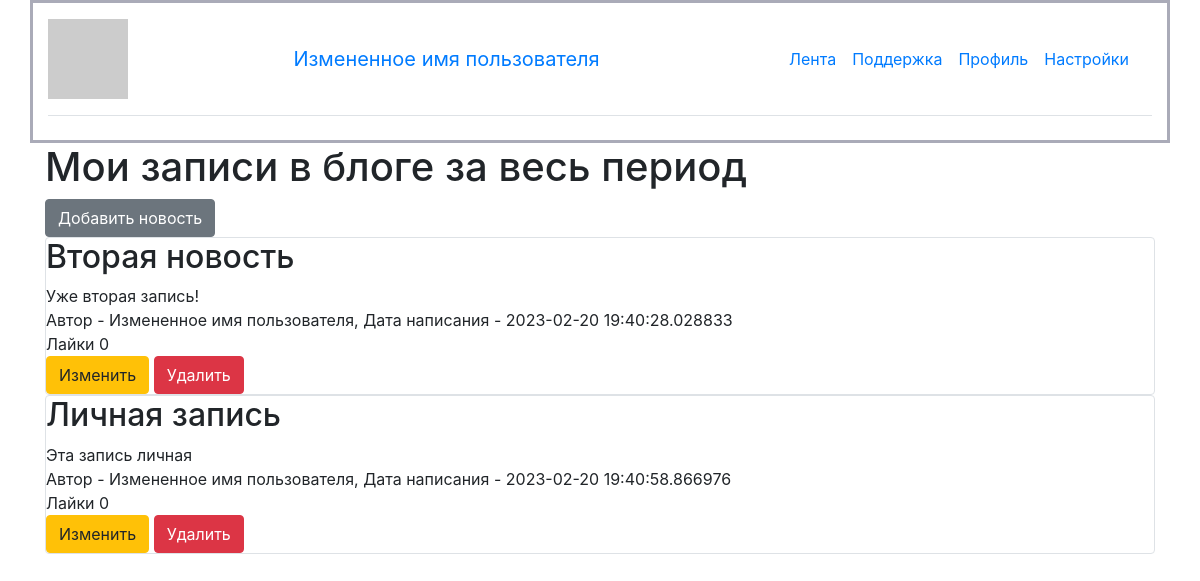
Screenshot of /profile (signed in) with the database file from the repository.
### data/users.py (models this page shows, shortened)
class User(SqlAlchemyBase, UserMixin):
    __tablename__ = 'users'
    id = sqlalchemy.Column(sqlalchemy.Integer,
                           primary_key=True, autoincrement=True)
    name = sqlalchemy.Column(sqlalchemy.String, nullable=True)
    about = sqlalchemy.Column(sqlalchemy.String, nullable=True)
    email = sqlalchemy.Column(sqlalchemy.String,
                              index=True, unique=True, nullable=True)
    hashed_password = sqlalchemy.Column(sqlalchemy.String, nullable=True)
    created_date = sqlalchemy.Column(sqlalchemy.DateTime,
                                     default=datetime.datetime.now)
    news = orm.relationship("News", back_populates='user')
    def avatar(self, size):
        digest = md5(self.email.lower().encode('utf-8')).hexdigest()
        return 'https://www.gravatar.com/avatar/{}?d=identicon&s={}'.format(
            digest, size)

### data/news.py (models this page shows)
class News(SqlAlchemyBase):
    __tablename__ = 'news'
    id = sqlalchemy.Column(sqlalchemy.Integer,
                           primary_key=True, autoincrement=True)
    title = sqlalchemy.Column(sqlalchemy.String, nullable=True)
    content = sqlalchemy.Column(sqlalchemy.String, nullable=True)
    created_date = sqlalchemy.Column(sqlalchemy.DateTime,
                                     default=datetime.datetime.now)
    is_private = sqlalchemy.Column(sqlalchemy.Boolean, default=True)
    user_id = sqlalchemy.Column(sqlalchemy.Integer,
                                sqlalchemy.ForeignKey("users.id"))
    likes = sqlalchemy.Column(sqlalchemy.Integer, default=0)
    liked_users = sqlalchemy.Column(sqlalchemy.String)
    user = orm.relationship('User')

### main.py (the view)
@app.route("/profile")
def profile():
    db_sess = db_session.create_session()
    if current_user.is_authenticated:
        news = db_sess.query(News).filter(
            News.user == current_user)
    else:
        error_ = 101
        return redirect(f"/error/{error_}")
    return render_template("profile.html", news=news)

### data/db_session.py (called while the page is built)
def create_session() -> Session:
    global __factory
    return __factory()

### main.py (called while the page is built)
@login_manager.user_loader
def load_user(user_id):
    db_sess = db_session.create_session()
    return db_sess.query(User).get(user_id)

### templates/profile.html
{% extends "base.html" %}
{% block content %}
<h1>Мои записи в блоге за весь период</h1>
{% if current_user.is_authenticated %}
    <a href="news" class="btn btn-secondary">Добавить новость</a>
{% endif %}
{% for item in news%}
<div class="col-md6 border rounded">
    <h2>{{item.title}}</h2>
    <div>
        {{item.content}}
    </div>
    <div>
        Автор - {{item.user.name}}, Дата написания - {{item.created_date}}
    </div>
        <span>Лайки {{item.likes}}<span/>
    <div>
        <a href="/news/{{ item.id }}" class="btn btn-warning">
            Изменить
        </a>
        <a href="/news_delete/{{ item.id }}" class="btn btn-danger">
            Удалить
        </a>
    </div>
</div>
{% endfor %}
{% endblock %}

### templates/base.html (shortened to what this page needs)
<!doctype html>
<html lang="en">
<head>
    <link rel="stylesheet"
          href="https://stackpath.bootstrapcdn.com/bootstrap/4.4.1/css/bootstrap.min.css"
>
</head>
<body>
<header>
    <div class="container" style="background-color: white; border:#aaabb8 solid; ">
        <header class="d-flex flex-wrap align-items-center justify-content-center justify-content-md-between py-3 mb-4 border-bottom">
            {% if current_user.is_authenticated %}
            <img src="{{current_user.avatar(80)}}">
            <a class="navbar-brand" href="/logout">{{ current_user.name }}</a>
            {% endif %}
            <ul class="nav col-12 col-md-auto mb-2 justify-content-center mb-md-0">
                <li><a href="/" class="nav-link px-2 link-secondary">Лента</a></li>
                <li><a href="#" class="nav-link px-2">Поддержка</a></li>
                <li><a href="/profile" class="nav-link px-2">Профиль</a></li>
                <li><a href="#" class="nav-link px-2" style="">Настройки</a></li>
        </header>
    </div>
</header>
<main role="main" class="container">
    {% block content %}{% endblock %}
</main>
</body>
</html>

### templates/base.html (style rules this page uses)
body { background: url(https://img.freepik.com/free-photo/white-concrete-wall_53876-92803.jpg?w=1380&t=st=1681221851~exp=1681222451~hmac=b56127937686b29879128f878f829b32c23de93e679daa4056adbcf6740c8b92); background-color: #AAABB8 background-repeat: repeat-x; background-repeat: repeat-y; background-size: 100%; }

### rows the page displays
User: name "Измененное имя пользователя"
News: title "Вторая новость", content "Уже вторая запись!", user.name "Измененное имя пользователя", created_date "2023-02-20 19:40:28.028833", likes "0"
News: title "Личная запись", content "Эта запись личная", user.name "Измененное имя пользователя", created_date "2023-02-20 19:40:58.866976", likes "0"
